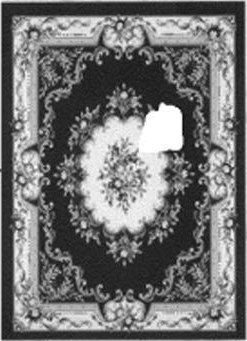
#> input picture data/cover.jpg, 247 x 341 px; its folder holds 5 pictures in this run
$ python main.py
#> lines starting #> are read from the running program, lines starting #| are printed output that depends on the picture; after the words box and inside, x2 and y2 are one past the last pixel; in counts of white or black regions, pixels touching at a corner belong together
### src/scale.py
import numpy as np


# [9 lines left out: function expand_color_matrix, not called in this run]


def reduce_color_matrix(matrix, window=5):
    # obtain channels matrices
    channels = matrix[:, :, 0], matrix[:, :, 1], \
               matrix[:, :, 2]
    # resize each channel matrix
    reduced_channels = [reduce_matrix(channel, window) for channel in channels]
    # join channel mats
    reduced_mat = np.dstack(reduced_channels)
    return reduced_mat


def reduce_gaussian_mask_2d(window=5, s=1):
    idx = np.linspace(-(window - 1) // 2, window // 2, num=window)
    mask_1d = np.exp((-idx ** 2 / (2 * s ** 2)))
    mask = np.outer(mask_1d, mask_1d)
    mask = mask / np.sum(mask)
    return mask


# [18 lines left out: function expand_gaussian_mask_2d, not called in this run]


def reduce_matrix(matrix, window=5):
    m, n = matrix.shape
    reduced_mat = np.zeros((m // 2, n // 2))
    mask = reduce_gaussian_mask_2d()

    for i in range(m // 2):
        for j in range(n // 2):
            block = matrix[
                    max(2 * i - window // 2, 0):min(2 * i + window // 2 + 1, m - 1),
                    max(2 * j - window // 2, 0):min(2 * j + window // 2 + 1, n - 1)]
            block = np.pad(block,
                           ((0, window - block.shape[0]),
                            (0, window - block.shape[1])),
                           'constant')
            pixel_val = np.dot(block.reshape(np.product(block.shape)),
                               mask.reshape(np.product(mask.shape)))
            reduced_mat[i, j] = pixel_val

    reduced_mat = reduced_mat.astype(np.uint8)

    return reduced_mat


# [36 lines left out: function expand_matrix, not called in this run]

### src/inpainter.py
import numpy as np
from matplotlib import pyplot as plt
import sys
import math
import cv2 as cv
import time

from harmonic_inpainting import harmonic
from patch_extractor import PatchExtractor
from scale import reduce_matrix, expand_matrix, expand_color_matrix, reduce_color_matrix
from skimage.restoration import inpaint

DEBUG = False
path_prefix = '../results/test/'


class Inpainter:
    def __init__(self):
        self._beta = 0.8

    def set_params(self, beta):
        self._beta = beta

    def restore(self, matrix, W_coords, patch_size, x_step, y_step):
        # 3 levels of matrices and parameters
        scaled_mats = [matrix.copy()]
        scaled_W_coords = [W_coords.copy()]
        patch_sizes = [patch_size]
        x_steps, y_steps = [x_step], [y_step]

        for i in range(2):
            scaled_mats.append(reduce_color_matrix(scaled_mats[i]))
            cur_W_coords = scaled_W_coords[i] // 2
            cur_W_coords[-2:] += 1
            cur_W_coords[:2] -= 1
            scaled_W_coords.append(cur_W_coords)
            patch_sizes.append(max(patch_sizes[i] // 2, 3))
            x_steps.append(max(x_steps[i] // 2, 2))
            y_steps.append(max(y_steps[i] // 2, 2))

        # apply harmonic inpainting on l2
        harmonic_mat = harmonic(scaled_mats[2], scaled_W_coords[2])

        if DEBUG:
            plt.title('harmonic')
            plt.imshow(harmonic_mat)
            plt.savefig(f'{path_prefix}/{time.strftime("%H_%M_%S")}.png')
            plt.show()

        # inpaint l2 = approximation matrix + patches
        cur_mat = self.inpaint(harmonic_mat, scaled_W_coords[2], patch_sizes[2], x_steps[2], y_steps[2])

        if DEBUG:
            plt.title('inpainted L2')
            plt.imshow(cur_mat)
            plt.savefig(f'{path_prefix}/{time.strftime("%H_%M_%S")}.png')
            plt.show()

        for i in [1, 0]:
            # make x2
            adv_mat = expand_color_matrix(cur_mat)

            # extract w + insert in next l
            adv_W = adv_mat[scaled_W_coords[i][0]:scaled_W_coords[i][2],
                     scaled_W_coords[i][1]:scaled_W_coords[i][3]]
            cur_mat = scaled_mats[i]
            cur_mat[scaled_W_coords[i][0]:scaled_W_coords[i][2],
            scaled_W_coords[i][1]:scaled_W_coords[i][3]] = adv_W

            # inpaint next l
            cur_mat = self.inpaint(cur_mat, scaled_W_coords[i], patch_sizes[i], x_steps[i], y_steps[i])

            if DEBUG:
                plt.title(f'inpainted L{i}')
                plt.imshow(cur_mat)
                plt.savefig(f'{path_prefix}/{time.strftime("%H_%M_%S")}.png')
                plt.show()

        return cur_mat

    def inpaint(self, matrix, W_coords, patch_size, x_step, y_step):
        matrix = matrix.copy()

        # convert to grayscale
        gray_matrix = cv.cvtColor(matrix, cv.COLOR_BGR2GRAY)
        # find appr matrix
        appr_mat = self.calculate_approximation_matrix(gray_matrix,
                                                       W_coords)

        if DEBUG:
            plt.title('approximation')
            plt.imshow(appr_mat, cmap='gray')
            plt.savefig(f'{path_prefix}/{time.strftime("%H_%M_%S")}.png')
            plt.show()

        # extract patches from S
        patch_extractor = PatchExtractor()
        S_ps = patch_extractor.get_patches_by_size(appr_mat, x_step, y_step, patch_size,
                                                   W_coords)

        # compare and propagate
        matrix = self.populate_patches(matrix, appr_mat, W_coords, S_ps, patch_size)

        return matrix

    # [40 lines left out: function populate_patches, not called in this run]

    def calculate_approximation_matrix(self, matrix, target_region_coords):
        U, s, VT = np.linalg.svd(matrix, full_matrices=False)

        Sigma = np.zeros((matrix.shape[0], matrix.shape[1]))
        Sigma[:min(matrix.shape[0], matrix.shape[1]),
        :min(matrix.shape[0], matrix.shape[1])] = np.diag(s)

        k = s.shape[0]
        ssim = 1
        prev_mat = matrix
        cur_mat = matrix
        init_patches = PatchExtractor.get_patches(matrix, target_region_coords)

        while True:
            if ssim < self._beta:
                break
            prev_mat = cur_mat
            cur_mat = U[:, :k - 1] @ Sigma[:k - 1, :k - 1] @ VT[:k - 1, :]
            cur_mat = np.round(cur_mat)
            cur_mat = cur_mat.astype(np.uint8)

            cur_patches = PatchExtractor.get_patches(cur_mat, target_region_coords)
            ssim = self.calculate_ssim(init_patches, cur_patches)
            k -= 1

        return prev_mat

    def calculate_ssim(self, initial_patches, current_patches):
        c1, c2 = sys.float_info.min, sys.float_info.min
        n = len(initial_patches)
        ssim = 0

        i = 0
        while i < n:
            x = initial_patches[i].flatten()
            y = current_patches[i].flatten()

            if x.shape[0] == 0 or y.shape[0] == 0:
                i += 1
                continue

            cur_ssim = (((2 * np.mean(x) * np.mean(y) + c1) * (
                    2 * np.cov(x, y)[0][1] + c2)) /
                        ((np.mean(x) ** 2 + np.mean(y) ** 2 + c1) * (
                                np.std(x) ** 2 + np.std(y) ** 2 + c2)))

            ssim += cur_ssim
            i += 1
        ssim = ssim / n
        return ssim

### src/harmonic_inpainting.py
import numpy as np
from matplotlib import pyplot as plt
from skimage.restoration import inpaint


def harmonic(matrix, W_coords):
    harmonic_mask = np.zeros(matrix.shape[:-1], dtype=bool)
    harmonic_mask[W_coords[0]:W_coords[2],
    W_coords[1]:W_coords[3]] = 1

    harmonic_mat = inpaint.inpaint_biharmonic(matrix, harmonic_mask,
                                              channel_axis=-1)
    harmonic_mat = harmonic_mat * 255
    harmonic_mat = harmonic_mat.astype(np.uint8)

    return harmonic_mat

### patch_extractor.py
from patch import Patch


class PatchExtractor:
    extraction_region = ((), ())

    def is_overlap(self, patch_r, target_region):
        # print(patch_r)
        # print(target_region)

        # If one rectangle is on left side of other
        if (patch_r[0][0] > target_region[1][0] or target_region[0][0] > patch_r[1][0]):
            return False

        # If one rectangle is above other
        if (patch_r[1][1] < target_region[0][1] or target_region[1][1] < patch_r[0][1]):
            return False

        return True

    def set_desired_region(self, extraction_region):
        self.extraction_region = extraction_region

    def get_patches(img, target_region):

        i1, j1, i2, j2 = target_region[0], target_region[1], target_region[2], target_region[3]
        target_region = ((j1 ,i1), (j2, i2))

        divider = 20
        patches = []

        im1 = img[:target_region[0][1], :]
        im2 = img[target_region[0][1]:target_region[1][1], : target_region[0][0]]
        im3 = img[target_region[0][1]:target_region[1][1], target_region[1][0]:]
        im4 = img[target_region[1][1]:, :]

        images = [im1, im2, im3, im4]

        for img in images:
            R = img.shape[0]
            C = img.shape[1]
            for row in range((R // divider) + 1):
                for col in range((C // divider) + 1):
                    if (row * divider + divider >= R):
                        if (col * divider >= C):
                            patch = img[row * divider:row * divider + divider,
                                    col * divider:]
                        else:
                            patch = img[row * divider:row * divider + divider,
                                    col * divider:col * divider + divider]
                    else:
                        if (col * divider + divider >= C):
                            patch = img[row * divider:, col * divider:]
                        else:
                            patch = img[row * divider:,
                                    col * divider:col * divider + divider]
                    patches.append(patch)

        return patches

    def get_patches_by_size(self, img, x_scale, y_scale, size,
                            target_region=extraction_region):

        i1, j1, i2, j2 = target_region[0], target_region[1], target_region[2], target_region[3]
        target_region = ((j1 ,i1), (j2, i2))

        final_list = []

        y_max, x_max = img.shape[0], img.shape[1]

        for i in range(0, y_max - size + y_scale, y_scale):

            if i + size >= y_max:
                i = y_max - size
                for j in range(0, x_max - size + x_scale, x_scale):
                    if j + size >= x_max:
                        if not self.is_overlap(
                                ((x_max - size, i), (x_max, i + size)),
                                target_region):
                            final_list.append(Patch((i, x_max - size),
                                                    img[i:i + size, x_max - size:x_max]))
                    else:
                        if not self.is_overlap(((j, i), (j + size, i + size)),
                                            target_region):
                            final_list.append(Patch((i, j), img[i:i + size, j:j + size]))

            else:
                for j in range(0, x_max - size + x_scale, x_scale):
                    if j + size >= x_max:
                        if not self.is_overlap(((x_max - size, i), (x_max, i + size)),
                                            target_region):
                            final_list.append(Patch((i, x_max - size),
                                                    img[i:i + size, x_max - size:x_max]))
                    else:
                        if not self.is_overlap(((j, i), (j + size, i + size)),
                                                target_region):
                            final_list.append(Patch((i, j), img[i:i + size, j:j + size]))


        return final_list

### src/main.py
import numpy as np
import cv2 as cv
import matplotlib.pyplot as plt
import time
from inpainter import Inpainter


def main(filename, W_coords, beta, x_step, y_step, patch_size):
#> called with filename = 'cover.jpg', W_coords = (100, 130, 160, 190), beta = 0.8, x_step = 4, y_step = 4, patch_size = 6
    res_prefix = "../results"
    data_prefix = "../data"

    mat = cv.imread(f"{data_prefix}/{filename}", cv.IMREAD_COLOR)
#> mat is the input picture: shape (341, 247, 3); min 0, max 255, mean 115.3

    # (top-right row-col, bottom-left row-col)
    # (i1, j1, i2, j2)
    W_coords = np.array(W_coords)
    mat[W_coords[0]:W_coords[2], W_coords[1]:W_coords[3]] = 255
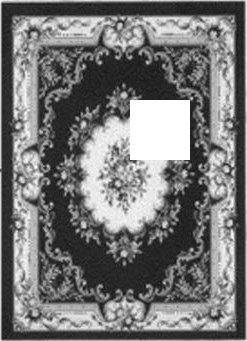
#> mat: shape (341, 247, 3); 2.93% of pixels changed, all inside (x1, y1, x2, y2) = (130, 100, 190, 160)

    inp = Inpainter()
    inp.set_params(beta)

    restored_mat = inp.restore(mat, W_coords, patch_size, x_step, y_step)
#> the loop in restore, `for i in range(2):` made 2 passes
#> pass 1, in reduce_color_matrix, `reduced_mat = np.dstack(reduced_channels)`:
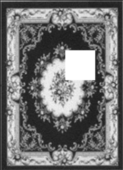
#> reduced_mat: shape (170, 123, 3); min 29, max 255, mean 116.3
#> after the loop in restore, `for i in range(2):`: patch_sizes = [6, 3, 3]; scaled_W_coords = [[100, 130, 160, 190], [49, 64, 81, 96], [23, 31, 41, 49]]; scaled_mats = 3 items; x_steps = [4, 2, 2]
#> in calculate_approximation_matrix, `U, s, VT = np.linalg.svd(matrix, full_matrices=False)`:
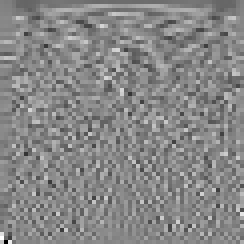
#> VT: shape (61, 61) float64 (shown 4 times larger); min -0.716, max 0.631, mean -0.00124; drawn with min black and max white
#> in calculate_approximation_matrix, `U, s, VT = np.linalg.svd(matrix, full_matrices=False)`: s = 61 values, max 8431.3 at index 0, min 2.87 at index 60, mean 293.8
#> in calculate_approximation_matrix, `Sigma[:min(matrix.shape[0], matrix.shape[1]), :min(matrix.shape[0], ma..`:
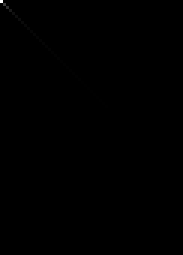
#> Sigma: shape (85, 61) float64 (shown 3 times larger); min 0, max 8431.3, mean 3.5; drawn with min black and max white
#> in get_patches, `i1, j1, i2, j2 = target_region[0], target_region[1], target_region[2],..`: i1 = 23; j1 = 31; i2 = 41; j2 = 49
#> in get_patches, `target_region = ((j1 ,i1), (j2, i2))`: target_region = ((31, 23), (49, 41))
#> in get_patches, `im4 = img[target_region[1][1]:, :]`:
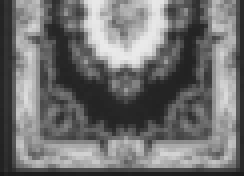
#> im4: shape (44, 61) (shown 4 times larger); min 24, max 234, mean 112
#> the loop in get_patches, `for img in images:` made 4 passes
#> (R, C) on passes 1 to 4: (23, 61), (18, 31), (18, 12), (44, 61)
#> after the loop in get_patches, `for img in images:`: patches = 23 items
#> the loop in calculate_approximation_matrix, `while True:` made 59 passes
#> ssim on passes 1 to 12: 1.05, 1.05, 1.05, 1.05, 1.05, 1.05, 1.05, 1, 1.03, 1.03, 1.04, 1.03
#> after the loop in calculate_approximation_matrix, `while True:`:
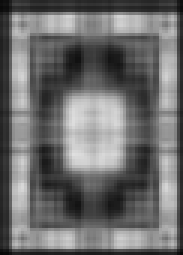
#> cur_mat: shape (85, 61) (shown 3 times larger); min 8, max 223, mean 109.1
#> after the loop in calculate_approximation_matrix, `while True:`: k = 3
#> in inpaint, `appr_mat = self.calculate_approximation_matrix(gray_matrix, W_coords)`:
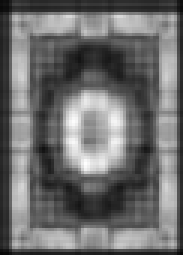
#> appr_mat: shape (85, 61) (shown 3 times larger); min 8, max 254, mean 109.1
#> in get_patches_by_size, `i1, j1, i2, j2 = target_region[0], target_region[1], target_region[2],..`: i1 = 23; j1 = 31; i2 = 41; j2 = 49
#> in get_patches_by_size, `target_region = ((j1 ,i1), (j2, i2))`: target_region = ((31, 23), (49, 41))
#> after the loop in get_patches_by_size, `for i in range(0, y_max - size + y_scale, y_scale):`: final_list = []

    cur_time = time.strftime("%H_%M_%S")

    plt.imshow(restored_mat[..., ::-1])
    plt.savefig(f'{res_prefix}/{filename}/{filename}_{cur_time}.png')
    plt.show()

    with open(f'{res_prefix}/{filename}/params.txt', 'a') as f:
        f.write(f'{filename}_{cur_time}:\n'
                f'patch_size: {patch_size}\n'
                f'x_step: {x_step}, y_step: {y_step}\n'
                f'beta: {beta}\n'
                f'--------------------\n\n')


if __name__ == "__main__":
    main("cover.jpg", (100, 130, 160, 190), 0.8, 4, 4, 6)
#> (the call stopped at in get_patches_by_size, `final_list.append(Patch((i, j), img[i:i + size, j:j + size]))`: patch is not available in this run)
